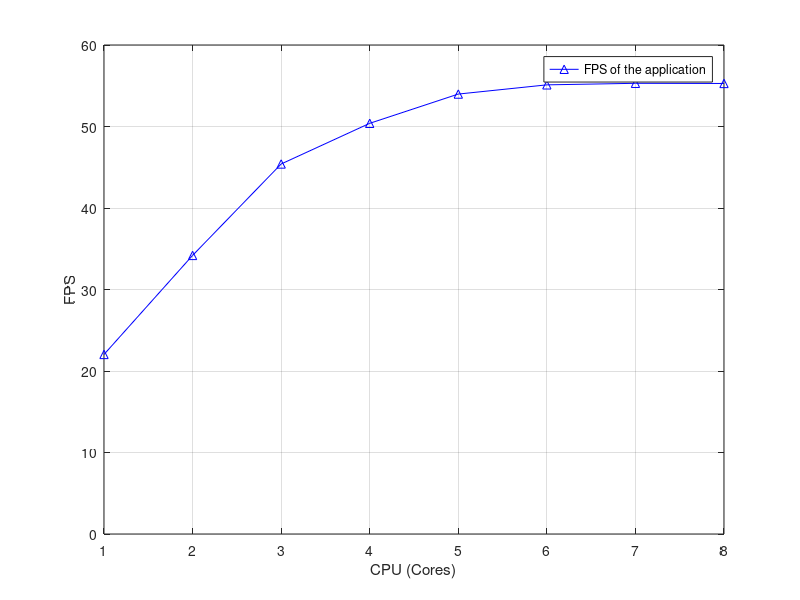

Write MATLAB code to recreate this figure.
x = [1 2 3 4 5 6 7 8];
y = [22.03 34.18 45.40 50.39 53.98 55.11 55.30 55.28];

plot(x, y, 'b^-');
xlabel('CPU (Cores)');
ylabel('FPS');
axis([1, 8, 0, 60]);
set(gca,'XTick',x);
grid on;
legend('FPS of the application', 'Location', 'best');
